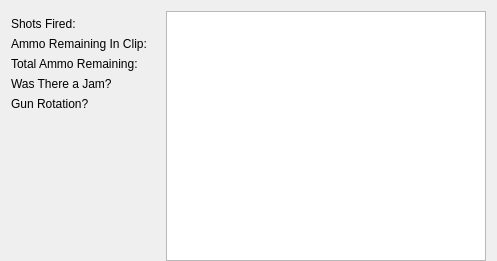
<?xml version="1.0" encoding="UTF-8"?>
<ui version="4.0">
 <class>TurnHistoryGunTab</class>
 <widget class="QWidget" name="TurnHistoryGunTab">
  <property name="geometry">
   <rect>
    <x>0</x>
    <y>0</y>
    <width>497</width>
    <height>259</height>
   </rect>
  </property>
  <property name="windowTitle">
   <string>Form</string>
  </property>
  <layout class="QGridLayout" name="gridLayout">
   <property name="bottomMargin">
    <number>0</number>
   </property>
   <item row="6" column="0" colspan="2">
    <spacer name="verticalSpacer">
     <property name="orientation">
      <enum>Qt::Orientation::Vertical</enum>
     </property>
     <property name="sizeHint" stdset="0">
      <size>
       <width>138</width>
       <height>41</height>
      </size>
     </property>
    </spacer>
   </item>
   <item row="3" column="1">
    <widget class="QLabel" name="total_ammo_lbl">
     <property name="text">
      <string>&lt;total-ammo&gt;</string>
     </property>
    </widget>
   </item>
   <item row="2" column="0">
    <widget class="QLabel" name="label_2">
     <property name="text">
      <string>Ammo Remaining In Clip:</string>
     </property>
    </widget>
   </item>
   <item row="1" column="0">
    <widget class="QLabel" name="label">
     <property name="text">
      <string>Shots Fired:</string>
     </property>
    </widget>
   </item>
   <item row="5" column="0">
    <widget class="QLabel" name="label_5">
     <property name="text">
      <string>Gun Rotation?</string>
     </property>
    </widget>
   </item>
   <item row="1" column="1">
    <widget class="QLabel" name="shots_fired_lbl">
     <property name="text">
      <string>&lt;shots&gt;</string>
     </property>
    </widget>
   </item>
   <item row="3" column="0">
    <widget class="QLabel" name="label_3">
     <property name="text">
      <string>Total Ammo Remaining:</string>
     </property>
    </widget>
   </item>
   <item row="5" column="1">
    <widget class="QLabel" name="gun_rotation_lbl">
     <property name="text">
      <string>&lt;gun-rot&gt;</string>
     </property>
    </widget>
   </item>
   <item row="4" column="0">
    <widget class="QLabel" name="label_4">
     <property name="text">
      <string>Was There a Jam?</string>
     </property>
    </widget>
   </item>
   <item row="4" column="1">
    <widget class="QLabel" name="jamCheckLbl">
     <property name="text">
      <string>&lt;jam-check&gt;</string>
     </property>
    </widget>
   </item>
   <item row="2" column="1">
    <widget class="QLabel" name="ammo_in_clip_lbl">
     <property name="text">
      <string>&lt;clip-ammo&gt;</string>
     </property>
    </widget>
   </item>
   <item row="0" column="2" rowspan="7">
    <widget class="QGraphicsView" name="graphicsView">
     <property name="minimumSize">
      <size>
       <width>250</width>
       <height>250</height>
      </size>
     </property>
     <property name="renderHints">
      <set>QPainter::RenderHint::Antialiasing|QPainter::RenderHint::TextAntialiasing</set>
     </property>
    </widget>
   </item>
  </layout>
 </widget>
 <resources/>
 <connections/>
</ui>
